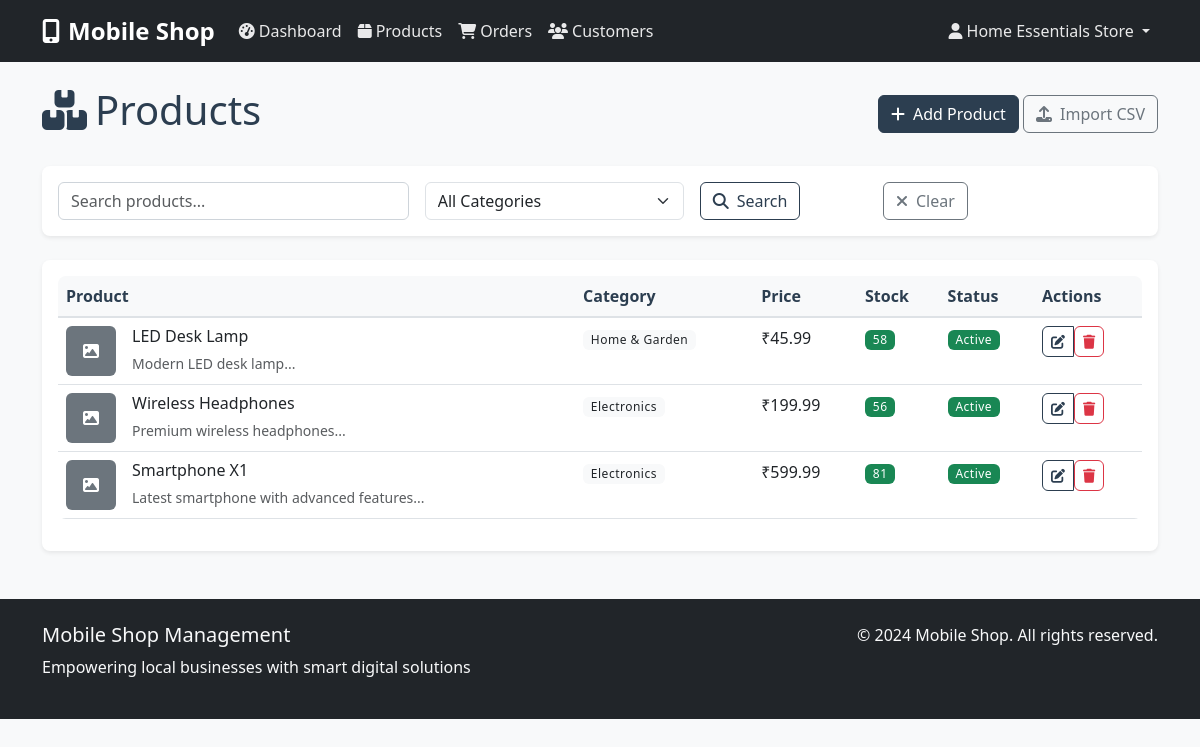
/products (signed in), run on the app's committed database.
### models.py (models this page shows, shortened)
class Product(db.Model):
    __tablename__ = 'products'
    id = db.Column(db.Integer, primary_key=True)
    business_id = db.Column(db.Integer, db.ForeignKey('businesses.id'), nullable=False)
    category_id = db.Column(db.Integer, db.ForeignKey('categories.id'))
    product_name = db.Column(db.String(200), nullable=False)
    description = db.Column(db.Text)
    price = db.Column(db.Float, nullable=False)
    quantity = db.Column(db.Integer, default=0)
    images = db.Column(db.Text)  # JSON string of image URLs
    weight = db.Column(db.Float)  # in kg
    dimensions = db.Column(db.String(100))  # LxWxH format
    is_active = db.Column(db.Boolean, default=True)
    created_at = db.Column(db.DateTime, default=datetime.utcnow)
    updated_at = db.Column(db.DateTime, default=datetime.utcnow, onupdate=datetime.utcnow)
    order_items = db.relationship('OrderItem', backref='product', lazy=True)
    def get_images(self):
        return json.loads(self.images) if self.images else []

class Category(db.Model):
    __tablename__ = 'categories'
    id = db.Column(db.Integer, primary_key=True)
    name = db.Column(db.String(100), nullable=False)
    description = db.Column(db.Text)
    created_at = db.Column(db.DateTime, default=datetime.utcnow)
    products = db.relationship('Product', backref='category', lazy=True)

### routes.py (the view)
@app.route('/products')
@login_required
def products():
    business_id = session['business_id']
    page = request.args.get('page', 1, type=int)
    search = request.args.get('search', '')
    category_id = request.args.get('category', '', type=str)
    query = Product.query.filter_by(business_id=business_id)
    if search:
        query = query.filter(Product.product_name.contains(search))
    if category_id:
        query = query.filter_by(category_id=int(category_id))
    products = query.order_by(Product.created_at.desc()).paginate(
        page=page, per_page=10, error_out=False
    )
    categories = Category.query.all()
    return render_template('products.html', products=products, categories=categories, search=search, category_id=category_id)

### routes.py (called while the page is built)
def login_required(f):
    from functools import wraps
    @wraps(f)
    def decorated_function(*args, **kwargs):
        if 'business_id' not in session:
            flash('Please log in to access this page.', 'error')
            return redirect(url_for('login'))
        return f(*args, **kwargs)
    return decorated_function

### templates/products.html (shortened to what this page needs)
{% extends "base.html" %}
{% block content %}
<div class="d-flex justify-content-between align-items-center mb-4">
    <h1>
        <i class="fas fa-boxes me-2"></i>Products
    </h1>
    <div>
        <a href="{{ url_for('add_product') }}" class="btn btn-primary">
            <i class="fas fa-plus me-2"></i>Add Product
        </a>
        <button class="btn btn-outline-secondary" data-bs-toggle="modal" data-bs-target="#importModal">
            <i class="fas fa-upload me-2"></i>Import CSV
        </button>
    </div>
</div>
<div class="card mb-4">
    <div class="card-body">
        <form method="GET" class="row g-3">
            <div class="col-md-4">
                <input type="text" class="form-control" name="search" placeholder="Search products..." value="{{ search }}">
            </div>
            <div class="col-md-3">
                <select class="form-select" name="category">
                    <option value="">All Categories</option>
                </select>
            </div>
            <div class="col-md-2">
                <button type="submit" class="btn btn-outline-primary">
                    <i class="fas fa-search me-2"></i>Search
                </button>
            </div>
            <div class="col-md-3">
                <a href="{{ url_for('products') }}" class="btn btn-outline-secondary">
                    <i class="fas fa-times me-2"></i>Clear
                </a>
            </div>
        </form>
    </div>
</div>
<div class="card">
    <div class="card-body">
        {% if products.items %}
            <div class="table-responsive">
                <table class="table table-hover">
                    <thead>
                        <tr>
                            <th>Product</th>
                            <th>Category</th>
                            <th>Price</th>
                            <th>Stock</th>
                            <th>Status</th>
                            <th>Actions</th>
                        </tr>
                    </thead>
                    <tbody>
                        {% for product in products.items %}
                        <tr>
                            <td>
                                <div class="d-flex align-items-center">
                                    <div class="me-3">
                                        {% if product.get_images() %}
                                            <img src="{{ url_for('static', filename='uploads/' + product.get_images()[0]) }}"
                                                 alt="{{ product.product_name }}" class="rounded" width="50" height="50">
                                        {% else %}
                                            <div class="bg-secondary rounded d-flex align-items-center justify-content-center"
                                                 style="width: 50px; height: 50px;">
                                                <i class="fas fa-image text-white"></i>
                                            </div>
                                        {% endif %}
                                    </div>
                                    <div>
                                        <h6 class="mb-1">{{ product.product_name }}</h6>
                                        <small class="text-muted">{{ product.description[:50] }}...</small>
                                    </div>
                                </div>
                            </td>
                            <td>
                                {% if product.category %}
                                    <span class="badge bg-light text-dark">{{ product.category.name }}</span>
                                {% else %}
                                    <span class="text-muted">Uncategorized</span>
                                {% endif %}
                            </td>
                            <td>₹{{ "%.2f"|format(product.price) }}</td>
                            <td>
                                <span class="badge bg-{{ 'danger' if product.quantity <= 10 else 'success' if product.quantity > 50 else 'warning' }}">
                                    {{ product.quantity }}
                                </span>
                            </td>
                            <td>
                                <span class="badge bg-{{ 'success' if product.is_active else 'secondary' }}">
                                    {{ 'Active' if product.is_active else 'Inactive' }}
                                </span>
                            </td>
                            <td>
                                <div class="btn-group" role="group">
                                    <a href="{{ url_for('edit_product', product_id=product.id) }}"
                                       class="btn btn-sm btn-outline-primary">
                                        <i class="fas fa-edit"></i>
                                    </a>
                                    <form method="POST" action="{{ url_for('delete_product', product_id=product.id) }}"
                                          class="d-inline" onsubmit="return confirm('Are you sure you want to delete this product?')">
                                        <button type="submit" class="btn btn-sm btn-outline-danger">
                                            <i class="fas fa-trash"></i>
                                        </button>
                                    </form>
                                </div>
                            </td>
                        </tr>
                        {% endfor %}
                    </tbody>
                </table>
            </div>
        {% endif %}
    </div>
</div>
{% endblock %}

### static/css/style.css (style rules this page uses)
:root { --primary-color: #2c3e50; --secondary-color: #3498db; --success-color: #27ae60; --warning-color: #f39c12; --danger-color: #e74c3c; --info-color: #3498db; --light-color: #ecf0f1; --dark-color: #2c3e50; }
body { font-family: 'Segoe UI', Tahoma, Geneva, Verdana, sans-serif; background-color: #f8f9fa; color: #2c3e50; }
.card { border: none; box-shadow: 0 0.125rem 0.25rem rgba(0, 0, 0, 0.075); border-radius: 0.5rem; transition: transform 0.2s ease, box-shadow 0.2s ease; }
.btn { border-radius: 0.375rem; font-weight: 500; transition: all 0.3s ease; }
.btn-primary { background-color: var(--primary-color); border-color: var(--primary-color); }
.btn-outline-primary { color: var(--primary-color); border-color: var(--primary-color); }
.table { background-color: white; border-radius: 0.5rem; overflow: hidden; }
.table th { background-color: #f8f9fa; border-bottom: 2px solid #dee2e6; font-weight: 600; color: var(--primary-color); }
.badge { font-size: 0.75rem; font-weight: 500; letter-spacing: 0.5px; }
.form-control { border-radius: 0.375rem; border: 1px solid #ced4da; transition: border-color 0.15s ease-in-out, box-shadow 0.15s ease-in-out; }
.form-select { border-radius: 0.375rem; }

### data on the page
Product: product_name "LED Desk Lamp", description "Modern LED desk lamp", category.name "Home & Garden", price "45.99", quantity "58", is_active "Active"
Product: product_name "Wireless Headphones", description "Premium wireless headphones", category.name "Electronics", price "199.99", quantity "56", is_active "Active"
Product: product_name "Smartphone X1", description "Latest smartphone with advanced features", category.name "Electronics", price "599.99", quantity "81", is_active "Active"

### other printed values
{{ session.business_name }} "Home Essentials Store"
